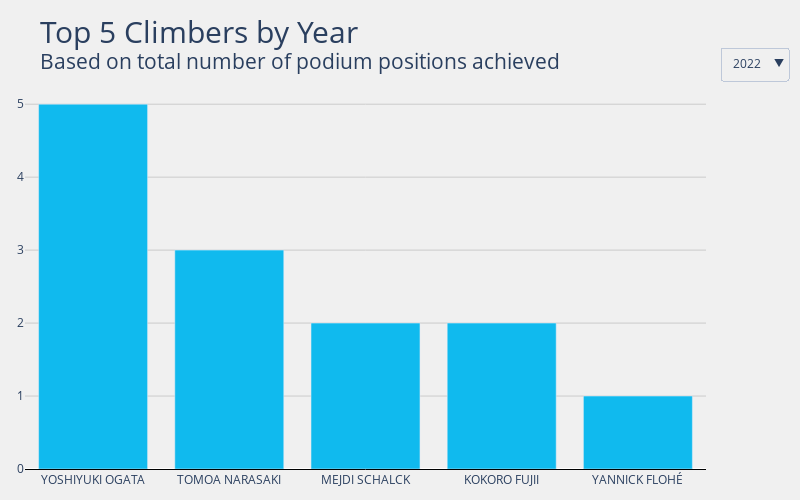

Notebook code for this chart:
### Markdown cell above
## Top Climbers By Year

### Code cell
def get_top_by_year(df):
    """
    Returns a dataframe showing the top 5 climbers grouped by competition
    year, based on the number of times they reached the podium.
    
    df: dataframe containing results for all bouldering events
    """
    df = df[(df['Rank'] <= 3) & (df['Rank'] > 0)] # Only get climbers on podium
    df = df.groupby(['Year'])[['Name']].value_counts().to_frame(name = 'Podiums').reset_index() # Each climber's podium count by year    
    df = df.groupby(['Year'], sort=False).head(5).reset_index(drop = True).astype({'Year': 'int'}) # Top 5 climbers per year by podium count
    return df
    
top_by_year = get_top_by_year(boulder_men_all_results)
# top_by_year[top_by_year['Year'] == 2022]
title = "Top 5 Climbers by Year<br><sup>Based on total number of podium positions achieved"
gen_plotly(top_by_year, 'Year', title)

### Figure 1 — Plotly figure (JSON) as saved in the notebook; plotly's stock layout.template omitted (floating-point values rounded to 4 significant figures)
{"data": [{"marker": {"color": "#10baee"}, "name": "2007", "type": "bar", "visible": false, "x": ["KILIAN FISCHHUBER", "DMITRII SHARAFUTDINOV", "AKITO MATSUSHIMA", "JONAS BAUMANN", "JORG VERHOEVEN"], "y": [5, 4, 3, 1, 1]}, {"marker": {"color": "#10baee"}, "name": "2008", "type": "bar", "visible": false, "x": ["KILIAN FISCHHUBER", "DAVID LAMA", "DMITRII SHARAFUTDINOV", "RUSTAM GELMANOV", "STANISLAV KLESHNOV"], "y": [6, 4, 3, 2, 1]}, {"marker": {"color": "#10baee"}, "name": "2009", "type": "bar", "visible": false, "x": ["KILIAN FISCHHUBER", "GABRIELE MORONI", "RUSTAM GELMANOV", "STÉPHAN JULIEN", "ADAM ONDRA"], "y": [4, 2, 2, 2, 1]}, {"marker": {"color": "#10baee"}, "name": "2010", "type": "bar", "visible": false, "x": ["ADAM ONDRA", "KILIAN FISCHHUBER", "TSUKURU HORI", "DMITRII SHARAFUTDINOV", "MYKHAYLO SHALAGIN"], "y": [5, 5, 2, 2, 1]}, {"marker": {"color": "#10baee"}, "name": "2011", "type": "bar", "visible": false, "x": ["KILIAN FISCHHUBER", "DMITRII SHARAFUTDINOV", "RUSTAM GELMANOV", "ALEKSEY RUBTSOV", "GUILLAUME GLAIRON MONDET"], "y": [5, 5, 3, 2, 2]}, {"marker": {"color": "#10baee"}, "name": "2012", "type": "bar", "visible": false, "x": ["KILIAN FISCHHUBER", "RUSTAM GELMANOV", "SEAN MCCOLL", "DMITRII SHARAFUTDINOV", "JAKOB SCHUBERT"], "y": [5, 5, 3, 3, 2]}, {"marker": {"color": "#10baee"}, "name": "2013", "type": "bar", "visible": false, "x": ["DMITRII SHARAFUTDINOV", "KILIAN FISCHHUBER", "JORG VERHOEVEN", "JAKOB SCHUBERT", "JAN HOJER"], "y": [5, 3, 3, 3, 2]}, {"marker": {"color": "#10baee"}, "name": "2014", "type": "bar", "visible": false, "x": ["JAN HOJER", "DMITRII SHARAFUTDINOV", "GUILLAUME GLAIRON MONDET", "RUSTAM GELMANOV", "SEAN MCCOLL"], "y": [6, 4, 4, 3, 3]}, {"marker": {"color": "#10baee"}, "name": "2015", "type": "bar", "visible": false, "x": ["JONGWON CHON", "ADAM ONDRA", "NATHANIEL COLEMAN", "ALBAN LEVIER", "TSUKURU HORI"], "y": [3, 2, 2, 2, 1]}, {"marker": {"color": "#10baee"}, "name": "2016", "type": "bar", "visible": false, "x": ["TOMOA NARASAKI", "ALEKSEY RUBTSOV", "JONGWON CHON", "KOKORO FUJII", "MANUEL CORNU"], "y": [6, 4, 3, 3, 1]}, {"marker": {"color": "#10baee"}, "name": "2017", "type": "bar", "visible": false, "x": ["TOMOA NARASAKI", "ALEKSEY RUBTSOV", "JONGWON CHON", "KEITA WATABE", "YOSHIYUKI OGATA"], "y": [4, 4, 3, 3, 1]}, {"marker": {"color": "#10baee"}, "name": "2018", "type": "bar", "visible": false, "x": ["JERNEJ KRUDER", "TOMOA NARASAKI", "GREGOR VEZONIK", "REI SUGIMOTO", "ALEKSEY RUBTSOV"], "y": [4, 4, 4, 2, 2]}, {"marker": {"color": "#10baee"}, "name": "2019", "type": "bar", "visible": false, "x": ["TOMOA NARASAKI", "ADAM ONDRA", "JAKOB SCHUBERT", "YOSHIYUKI OGATA", "ANZE PEHARC"], "y": [5, 3, 3, 2, 1]}, {"marker": {"color": "#10baee"}, "name": "2020", "type": "bar", "visible": false, "x": ["SERGEI LUZHETSKII", "NIKOLAI IARILOVETS", "JERNEJ KRUDER"], "y": [1, 1, 1]}, {"marker": {"color": "#10baee"}, "name": "2021", "type": "bar", "visible": false, "x": ["YOSHIYUKI OGATA", "ADAM ONDRA", "KOKORO FUJII", "TOMOA NARASAKI", "TOMOAKI TAKATA"], "y": [2, 2, 2, 2, 1]}, {"marker": {"color": "#10baee"}, "name": "2022", "type": "bar", "visible": true, "x": ["YOSHIYUKI OGATA", "TOMOA NARASAKI", "MEJDI SCHALCK", "KOKORO FUJII", "YANNICK FLOHÉ"], "y": [5, 3, 2, 2, 1]}], "layout": {"height": 500, "margin": {"b": 25, "l": 25, "r": 25, "t": 85}, "paper_bgcolor": "#f0f0f0", "plot_bgcolor": "#f0f0f0", "title": {"font": {"size": 30}, "text": "Top 5 Climbers by Year<br><sup>Based on total number of podium positions achieved"}, "updatemenus": [{"active": 15, "buttons": [{"args": [{"showlegend": false, "title": "2007", "visible": [true, false, false, false, false, false, false, false, false, false, false, false, false, false, false, false]}], "label": "2007", "method": "update"}, {"args": [{"showlegend": false, "title": "2008", "visible": [false, true, false, false, false, false, false, false, false, false, false, false, false, false, false, false]}], "label": "2008", "method": "update"}, {"args": [{"showlegend": false, "title": "2009", "visible": [false, false, true, false, false, false, false, false, false, false, false, false, false, false, false, false]}], "label": "2009", "method": "update"}, {"args": [{"showlegend": false, "title": "2010", "visible": [false, false, false, true, false, false, false, false, false, false, false, false, false, false, false, false]}], "label": "2010", "method": "update"}, {"args": [{"showlegend": false, "title": "2011", "visible": [false, false, false, false, true, false, false, false, false, false, false, false, false, false, false, false]}], "label": "2011", "method": "update"}, {"args": [{"showlegend": false, "title": "2012", "visible": [false, false, false, false, false, true, false, false, false, false, false, false, false, false, false, false]}], "label": "2012", "method": "update"}, {"args": [{"showlegend": false, "title": "2013", "visible": [false, false, false, false, false, false, true, false, false, false, false, false, false, false, false, false]}], "label": "2013", "method": "update"}, {"args": [{"showlegend": false, "title": "2014", "visible": [false, false, false, false, false, false, false, true, false, false, false, false, false, false, false, false]}], "label": "2014", "method": "update"}, {"args": [{"showlegend": false, "title": "2015", "visible": [false, false, false, false, false, false, false, false, true, false, false, false, false, false, false, false]}], "label": "2015", "method": "update"}, {"args": [{"showlegend": false, "title": "2016", "visible": [false, false, false, false, false, false, false, false, false, true, false, false, false, false, false, false]}], "label": "2016", "method": "update"}, {"args": [{"showlegend": false, "title": "2017", "visible": [false, false, false, false, false, false, false, false, false, false, true, false, false, false, false, false]}], "label": "2017", "method": "update"}, {"args": [{"showlegend": false, "title": "2018", "visible": [false, false, false, false, false, false, false, false, false, false, false, true, false, false, false, false]}], "label": "2018", "method": "update"}, {"args": [{"showlegend": false, "title": "2019", "visible": [false, false, false, false, false, false, false, false, false, false, false, false, true, false, false, false]}], "label": "2019", "method": "update"}, {"args": [{"showlegend": false, "title": "2020", "visible": [false, false, false, false, false, false, false, false, false, false, false, false, false, true, false, false]}], "label": "2020", "method": "update"}, {"args": [{"showlegend": false, "title": "2021", "visible": [false, false, false, false, false, false, false, false, false, false, false, false, false, false, true, false]}], "label": "2021", "method": "update"}, {"args": [{"showlegend": false, "title": "2022", "visible": [false, false, false, false, false, false, false, false, false, false, false, false, false, false, false, true]}], "label": "2022", "method": "update"}], "x": 1.12, "xanchor": "right", "y": 1.1, "yanchor": "top"}], "width": 800, "xaxis": {"autorange": true, "linecolor": "black", "range": [-0.5, 4.5], "showline": true, "title": {}, "type": "category"}, "yaxis": {"autorange": true, "gridcolor": "#cbcbcb", "range": [0, 5.263], "showticklabels": true, "tickvals": [0, 1, 2, 3, 4, 5, 6, 7, 8, 9, 10, 11, 12, 13, 14, 15, 16, 17, 18, 19, 20, 21, 22, 23, 24, 25, 26, 27, 28, 29], "title": {}, "type": "linear"}}}
